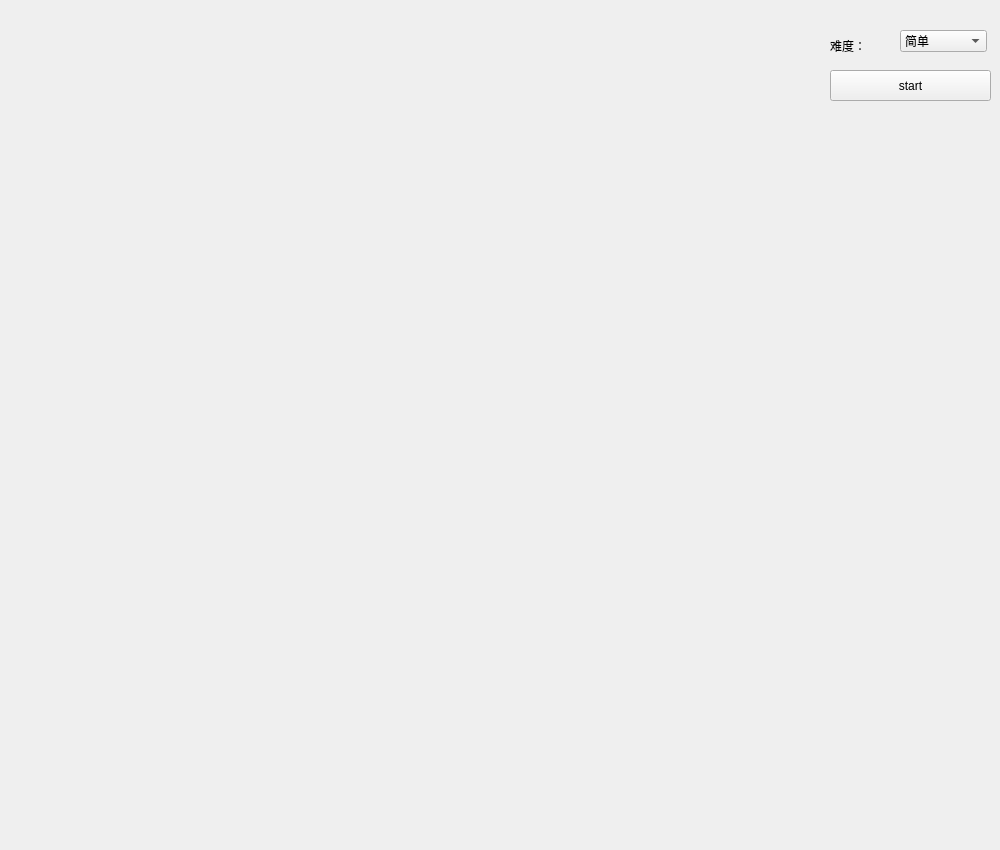
<?xml version="1.0" encoding="UTF-8"?>
<ui version="4.0">
 <class>Widget</class>
 <widget class="QWidget" name="Widget">
  <property name="geometry">
   <rect>
    <x>0</x>
    <y>0</y>
    <width>1000</width>
    <height>850</height>
   </rect>
  </property>
  <property name="windowTitle">
   <string>Widget</string>
  </property>
  <widget class="QPushButton" name="pushButton_start">
   <property name="geometry">
    <rect>
     <x>830</x>
     <y>70</y>
     <width>161</width>
     <height>31</height>
    </rect>
   </property>
   <property name="text">
    <string>start</string>
   </property>
  </widget>
  <widget class="QComboBox" name="comboBox_leval">
   <property name="geometry">
    <rect>
     <x>900</x>
     <y>30</y>
     <width>87</width>
     <height>22</height>
    </rect>
   </property>
   <item>
    <property name="text">
     <string>简单</string>
    </property>
   </item>
   <item>
    <property name="text">
     <string>一般</string>
    </property>
   </item>
   <item>
    <property name="text">
     <string>困难</string>
    </property>
   </item>
  </widget>
  <widget class="QLabel" name="label">
   <property name="geometry">
    <rect>
     <x>830</x>
     <y>30</y>
     <width>51</width>
     <height>31</height>
    </rect>
   </property>
   <property name="text">
    <string>难度：</string>
   </property>
  </widget>
 </widget>
 <layoutdefault spacing="6" margin="11"/>
 <resources/>
 <connections/>
</ui>
